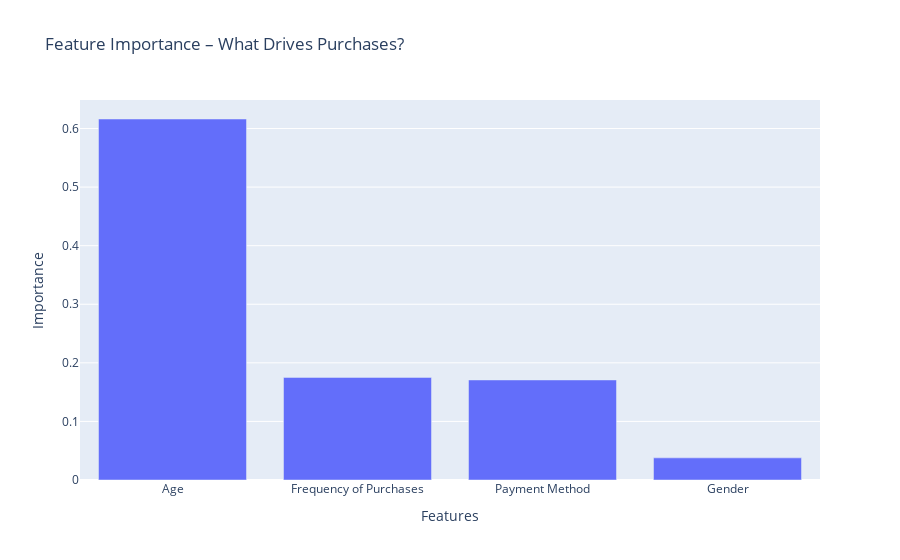

Source (notebook cell):
### Markdown cell above
## 🎯 Feature Importance

### Code cell
feat_importances = pd.Series(model.feature_importances_, index=X.columns).sort_values(ascending=False)
fig = px.bar(x=feat_importances.index, y=feat_importances.values, title='Feature Importance – What Drives Purchases?')
fig.update_xaxes(title='Features')
fig.update_yaxes(title='Importance')
fig.show()

### Figure 1 — Plotly figure (JSON) as saved in the notebook; plotly's stock layout.template omitted (floating-point values rounded to 4 significant figures)
{"data": [{"hovertemplate": "x=%{x}<br>y=%{y}<extra></extra>", "legendgroup": "", "marker": {"color": "#636efa", "pattern": {"shape": ""}}, "name": "", "orientation": "v", "showlegend": false, "textposition": "auto", "type": "bar", "x": ["Age", "Frequency of Purchases", "Payment Method", "Gender"], "xaxis": "x", "y": [0.6163, 0.1751, 0.1708, 0.03779], "yaxis": "y"}], "layout": {"barmode": "relative", "legend": {"tracegroupgap": 0}, "title": {"text": "Feature Importance – What Drives Purchases?"}, "xaxis": {"anchor": "y", "domain": [0, 1], "title": {"text": "Features"}}, "yaxis": {"anchor": "x", "domain": [0, 1], "title": {"text": "Importance"}}}}
